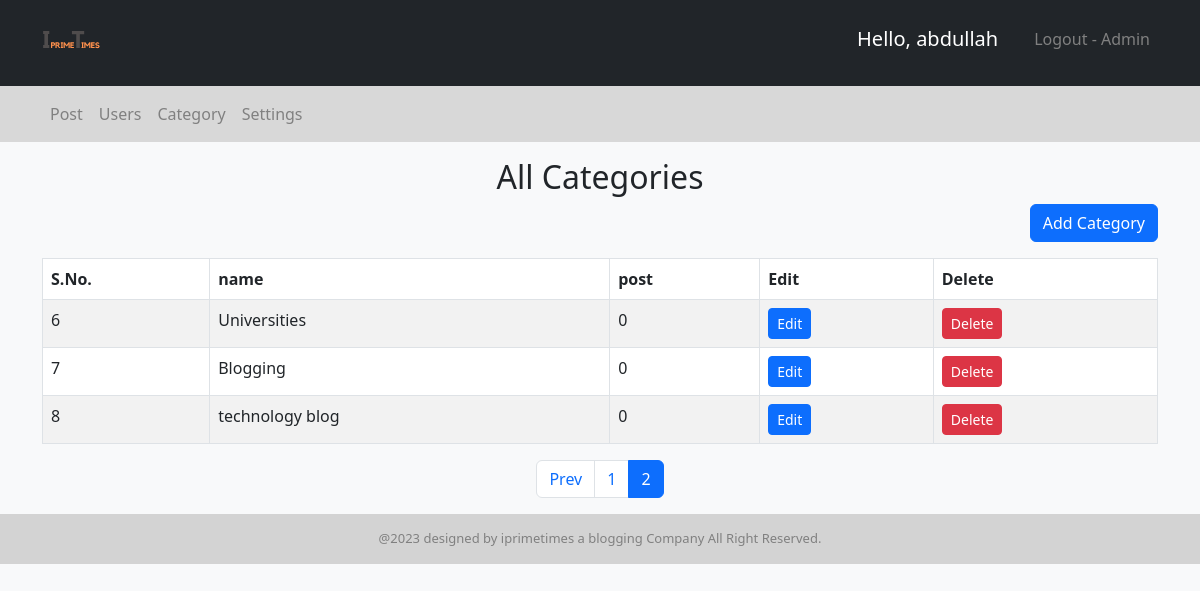
/admin/category.php?page=2 (signed in), run on the app's committed database.
### tables this page shows
CREATE TABLE `setting` (
  `setting_id` int(11) NOT NULL,
  `websitename` varchar(255) NOT NULL,
  `logo` varchar(255) NOT NULL,
  `footerdesc` text NOT NULL
);

CREATE TABLE `category` (
  `category_id` int(11) NOT NULL,
  `category_name` varchar(255) NOT NULL,
  `post` int(11) DEFAULT 0
);

### admin/category.php (the view, shortened to what this page needs)
<?php
    include "header.php";
    include "config.php";
    $limit = 5;
    if(isset($_GET['page'])){
        $page = $_GET['page'];
    }else{
        $page = 1;
    }
    $offset = ($page - 1) * $limit;
    $sql = "SELECT * FROM category ORDER BY category_id ASC LIMIT $offset,$limit";
    $result = mysqli_query($conn, $sql) or die("Query failed");
    if(mysqli_num_rows($result)){
?>
<body>
  <div class="container mt-3">
    <h2 class="text-center mb-2">All Categories</h2>
    <div class="d-grid gap-2 d-md-flex justify-content-md-end mb-3">
      <a href="add-cate.php"><button class="btn btn-primary">Add Category</button></a>
    </div>
    <table class="table table-bordered table-striped">
      <thead>
        <tr>
          <th>S.No.</th>
          <th>name</th>
          <th>post</th>
          <th>Edit</th>
          <th>Delete</th>
        </tr>
      </thead>
      <tbody>
        <?php
            while ($row = mysqli_fetch_assoc($result)){
        ?>
        <tr>
          <td><?php echo $row['category_id'] ?></td>
          <td><?php echo $row['category_name'] ?></td>
          <td><?php echo $row['post'] ?></td>
          <td><a href="update-category.php?id=<?php echo $row['category_id']; ?>"><button name="edit" class="btn btn-sm btn-primary">Edit</button></a></td>
          <td><a href="delete-category.php?id=<?php echo $row['category_id']; ?>"><button name="delete" class="btn btn-sm btn-danger">Delete</button></a></td>
        </tr>
        <?php  } ?>
      </tbody>
    </table>
    <?php
    }
        $sql = "SELECT * FROM category";
        $result = mysqli_query($conn, $sql) or die("Query Failed!");
        $total_records = mysqli_num_rows($result);
        $limit = 5  ;
        $total_page = ceil($total_records/$limit);
        echo '<ul class="pagination justify-content-center">';
        if($page > 1){
            echo '<li class="page-item"><a class="page-link" href="category.php?page='.($page - 1).'">Prev</a></li>';
          }
        for($i=1; $i<=$total_page; $i++){
            if($i==$page){
                $active = "active";
            }else{
                $active = "";
            }
            echo '<li class="page-item '.$active.'"><a class="page-link" href="category.php?page='.$i.'">'.$i.'</a></li>';
        }
        echo '</ul>';
    ?>
  </div>
<?php include "footer.php"; ?>

### admin/header.php (shortened to what this page needs)
<!DOCTYPE html>
<html lang="en">
<head>
  <link rel="stylesheet" href="https://cdnjs.cloudflare.com/ajax/libs/twitter-bootstrap/5.3.0/css/bootstrap.min.css">
</head>
<body>
  <header>
    <nav class="navbar navbar-expand-lg navbar-light bg-dark">
      <div class="container">
      <?php
        include "config.php";
        $logo_sql = "SELECT logo FROM setting";
        $logo_result = mysqli_query($conn, $logo_sql);
        $logo_row = mysqli_fetch_assoc($logo_result);
      ?>
        <a class="navbar-brand" href="#">
          <img src="images\<?php echo $logo_row['logo']; ?>" alt="Logo" height="60">
        </a>
        <div class="collapse navbar-collapse" id="navbarNav">
          <ul class="navbar-nav navoo ms-auto">
            <li class="nav-item">
              <h5 style="margin-right: 20px;">
              <a style="cursor:not-allowed; color: #fff;" onmouseover="this.style.color='gold';" onmouseout="this.style.color='#fff';" class="nav-link">Hello, <?php echo $_SESSION['username'] ?></a>
            </h5>
            </li>
            <li class="nav-item">
              <a style="color: grey;" onmouseover="this.style.color='red';" onmouseout="this.style.color='grey';" class="nav-link" href="logout.php">Logout
              <?php
              if($_SESSION['role'] == '1'){
                 echo '- Admin';
                 }else{
                    echo "";
              } ?></a>
            </li>
          </ul>
        </div>
      </div>
    </nav>
    <nav class="navbar navbar-expand-lg navbar-dark">
      <div class="container">
        <div class="collapse navbar-collapse" id="navbarNavLower">
          <ul class="navbar-nav navee">
            <li class="nav-item">
              <a class="nav-link" href="post.php">Post</a>
            </li>
            <?php
              if($_SESSION['role'] == '1'){
            ?>
            <li class="nav-item">
              <a class="nav-link" href="user.php">Users</a>
            </li>
            <li class="nav-item">
              <a class="nav-link" href="category.php">Category</a>
            </li>
            <li class="nav-item">
              <a class="nav-link" href="setting.php">Settings</a>
            </li>
            <?php
              }
            ?>
          </ul>
        </div>
      </div>
    </nav>
  </header>

### admin/footer.php
<div id ="footer">
    <div class="container">
        <div class="row">
            <div class="col-md-12">
                <?php
                    include "config.php";
                    $sql = "SELECT footerdesc FROM setting";
                    $result = mysqli_query($conn, $sql);
                    $row = mysqli_fetch_assoc($result);
                ?>
                <div id="content">
                    <?php echo $row['footerdesc']; ?>
                </div>
            </div>
        </div>
    </div>
</div>
</body>
</html>

### admin/header.php (style rules this page uses)
.navbar { background-color: #D8D8D8;; }
.navbar-brand { font-size: 1.5rem; font-weight: bold; color: #fff; }
.navoo .nav-link { color: #fff; }
.navee .nav-link { color: grey; }
#footer { color: grey; padding:15px 0; text-align:center; background-color: lightgrey; bottom: 0; }
#footer #content { font-size: 13px; }
body { background-color: #f8f9fa; }

### data on the page
setting: logo (picture), footerdesc "@2023 designed by iprimetimes a blogging Company All Right Reserved."
category: category_id "6", category_name "Universities", post "0"
category: category_id "7", category_name "Blogging", post "0"
category: category_id "8", category_name "technology blog", post "0"

### other printed values
$_SESSION['username'] "abdullah"
